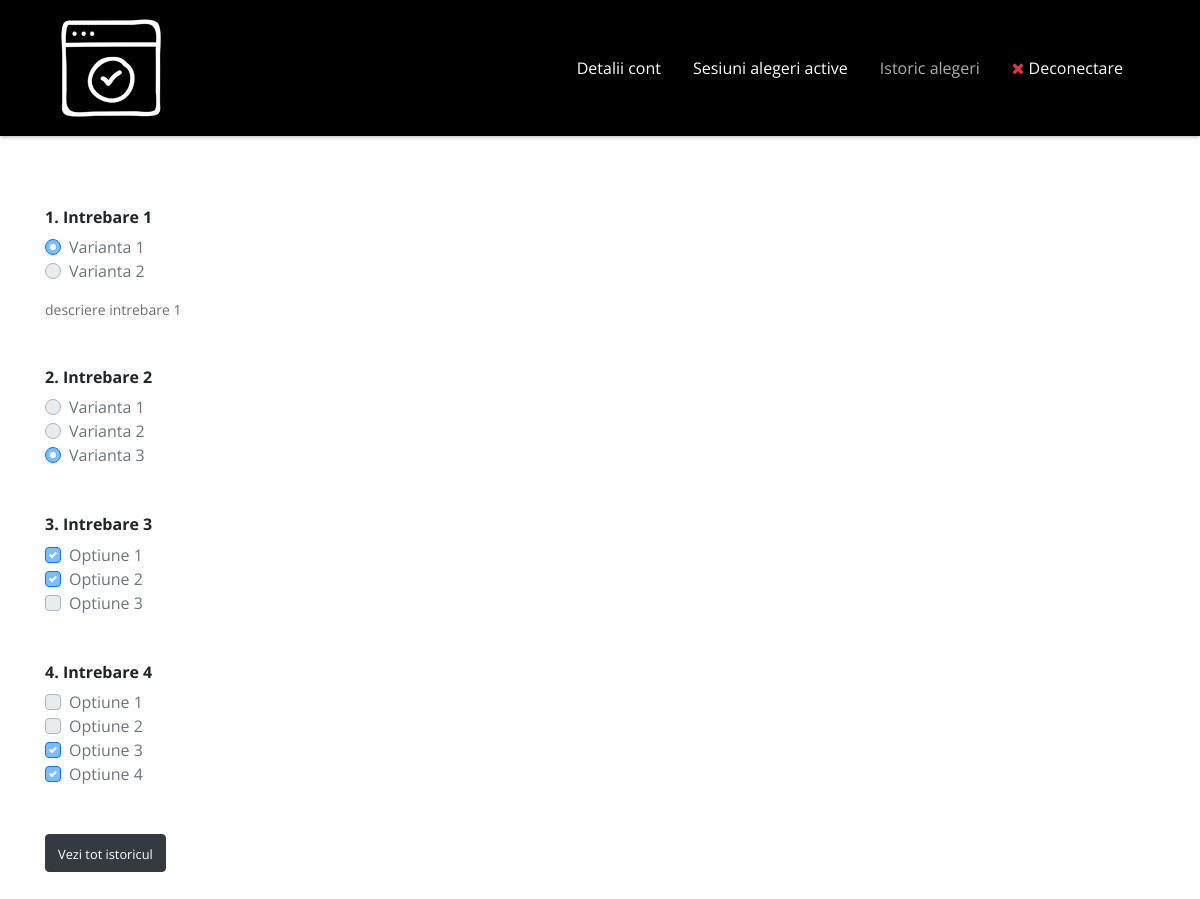
The page /elections-history.php?id=4 (signed in) on the database its author committed.
### tables this page shows
CREATE TABLE `tbl_elections_ballots` (
  `ballot_id` mediumint(8) UNSIGNED NOT NULL,
  `election_id` smallint(5) UNSIGNED NOT NULL DEFAULT '0',
  `ballot_type_id` tinyint(3) UNSIGNED NOT NULL DEFAULT '1',
  `ballot_name` varchar(255) NOT NULL,
  `ballot_description` text,
  `ballot_hint` text,
  `max_allowed_options` tinyint(3) UNSIGNED NOT NULL DEFAULT '1' COMMENT 'Maximum number of options a voter can select',
  `status` tinyint(1) UNSIGNED NOT NULL DEFAULT '1' COMMENT '1 for active/0 for inactive (in front-end)',
  `sort_order` smallint(5) UNSIGNED DEFAULT '0',
  `date_added` datetime NOT NULL DEFAULT '1970-01-01 00:00:00',
  `date_last_modified` datetime NOT NULL DEFAULT '1970-01-01 00:00:00'
);

CREATE TABLE `tbl_elections_ballots_options` (
  `ballot_option_id` int(10) UNSIGNED NOT NULL,
  `ballot_id` mediumint(8) UNSIGNED NOT NULL DEFAULT '0',
  `ballot_option_name` varchar(255) NOT NULL,
  `ballot_option_description` text,
  `status` tinyint(1) UNSIGNED NOT NULL DEFAULT '1' COMMENT '1 for active/0 for inactive (in front-end)',
  `sort_order` smallint(5) UNSIGNED DEFAULT '0',
  `date_added` datetime NOT NULL DEFAULT '1970-01-01 00:00:00',
  `date_last_modified` datetime NOT NULL DEFAULT '1970-01-01 00:00:00'
);

### elections-history.php (the view, shortened to what this page needs)
<?php
include('libs/connection.php');
?>
<!DOCTYPE html>
<head>
    <link type="text/css" rel="stylesheet" href="https://cdnjs.cloudflare.com/ajax/libs/font-awesome/4.7.0/css/font-awesome.min.css">
    <link type="text/css" rel="stylesheet" href="assets/media/bootstrap/bootstrap.min.css?v=1.0.1">
    <link type="text/css" rel="stylesheet" href="assets/media/bundle.addons.css?v=1.0.1">
</head>
<body>
<header>
    <div class="container">
        <nav class="navbar navbar-expand-md bg-faded justify-content-center">
            <a class="navbar-brand d-flex mr-auto" href="index.php">
                <img src="assets/images/logo.png" class="img-fluid" alt="">
            </a>
            <div id="myAccountNavBar" class="navbar-collapse collapse">
                <ul class="nav navbar-nav ml-auto justify-content-end navbar-account">
                    <?php if (isset($_SESSION["logged_in"]) && $_SESSION["logged_in"] === true) { ?>
                        <li class="nav-item"><a href="account.php" class="nav-link">Detalii cont</a></li>
                        <li class="nav-item"><a href="elections.php" class="nav-link">Sesiuni alegeri active</a></li>
                        <li class="nav-item active"><a href="elections-history.php" class="nav-link">Istoric alegeri</a></li>
                        <li class="nav-item"><a href="logout.php" class="nav-link"><i class="fa fa-close text-danger"></i> Deconectare</a></li>
                    <?php } else { ?>
                        <li class="nav-item"><a href="login.php" class="nav-link"><i class="fa fa-lock"></i> Autentificare</a></li>
                    <?php } ?>
                </ul>
            </div>
        </nav>
    </div>
</header>
<main>
    <section class="section-elections">
        <div class="container">
            <?php
            $electionId = $_GET['id'];
            if (!preg_match("/^[1-9][0-9]*$/", $electionId)) {
                $sql    = "
                SELECT
                    e.election_id,
                    e.election_name,
                    DATE_FORMAT(e.starting_date, '%d/%m/%Y %H:%i') AS starting_date,
                    DATE_FORMAT(e.starting_date, '%d/%m/%Y') AS starting_date_day,
                    TIME_FORMAT(TIME(e.starting_date), '%H:%i') AS starting_date_hours,
                    DATE_FORMAT(e.closing_date, '%d/%m/%Y %H:%i') AS closing_date,
                    DATE_FORMAT(e.closing_date, '%d/%m/%Y') AS closing_date_day,
                    TIME_FORMAT(TIME(e.closing_date), '%H:%i') AS closing_date_hours,
                    DATE_FORMAT(etu.date_added, '%d/%m/%Y %H:%i') AS date_added
                FROM
                    tbl_elections e
                LEFT JOIN
                    tbl_elections_to_users etu
                    ON etu.election_id = e.election_id
                WHERE
                    etu.user_id=" . $_SESSION["user_id"] . "
                ORDER BY
                    etu.date_added DESC
                ";
                $result = mysqli_query($connection, $sql);
                if (mysqli_num_rows($result) > 0) {
                    $i = 0;
                    while ($row = mysqli_fetch_array($result, MYSQLI_ASSOC)) { ?>
                        <div class="card<?= ($i > 0 ? " mt-5" : "") ?>">
                            <div class="card-header">
                                <h2><a href="elections-history.php?id=<?= $row["election_id"] ?>"><?= $row["election_name"] ?></a></h2>
                            </div>
                            <div class="card-body">
                                <?php if ($row["starting_date_day"] != $row["closing_date_day"]) { ?>
                                    <p><i class="fa fa-calendar"></i> Dată deschidere: <?= $row["starting_date_day"] ?> <?= $row["starting_date_hours"] ?></p>
                                    <p><i class="fa fa-calendar"></i> Dată închidere: <?= $row["closing_date_day"] ?> <?= $row["closing_date_hours"] ?></p>
                                <?php } else { ?>
                                    <p><i class="fa fa-calendar"></i> Dată: <?= $row["starting_date_day"] ?></p>
                                    <p><i class="fa fa-clock-o"></i> Oră deschidere: <?= $row["starting_date_hours"] ?></p>
                                    <p><i class="fa fa-clock-o"></i> Oră închidere: <?= $row["closing_date_hours"] ?></p>
                                <?php } ?>
                                <p><i class="fa fa-calendar"></i> Dată vot: <?= $row["date_added"] ?></p>
                            </div>
                            <div class="card-footer">
                                <a href="elections-history.php?id=<?= $row["election_id"] ?>" class="btn btn-dark"><small>Vezi buletin de vot</small></a>
                            </div>
                        </div>
                        <?php
                        $i++;
                    }
                } else {
                    echo '<p class="text-warning">Momentan nu există un istoric al sesiunilor de alegeri!</p>';
                }
            } else {
                $sql    = "
                SELECT
                    eb.ballot_id,
                    eb.ballot_type_id,
                    eb.ballot_name,
                    eb.ballot_description
                FROM
                    tbl_elections_ballots eb
                LEFT JOIN
                    tbl_elections_to_users etu
                    ON etu.election_id = eb.election_id
                WHERE
                    etu.election_id=$electionId
                    AND etu.user_id=" . $_SESSION["user_id"] . "
                ORDER BY
                    eb.sort_order DESC
                ";
                $result = mysqli_query($connection, $sql);
                if (mysqli_num_rows($result) > 0) {
                    $i = 1;
                    while ($row = mysqli_fetch_array($result, MYSQLI_ASSOC)) {
                        ?>
                        <div class="row<?= ($i > 1 ? " mt-5" : "") ?>">
                            <div class="col-12">
                                <h4><?= $i ?>. <?= $row["ballot_name"] ?></h4>
                            </div>
                            <?php
                            $sql          = "
                            SELECT
                                ballot_option_id,
                                ballot_id,
                                ballot_option_name
                            FROM
                                tbl_elections_ballots_options
                            WHERE
                                ballot_id=" . $row["ballot_id"] . "
                            ORDER BY
                                sort_order DESC
                            ";
                            $resultBallot = mysqli_query($connection, $sql);
                            if (mysqli_num_rows($resultBallot) > 0) {
                                while ($rowBallot = mysqli_fetch_array($resultBallot, MYSQLI_ASSOC)) {
                                    ?>
                                    <div class="col-12 col-options">
                                        <?php
                                        $oId = "b_" . $row["ballot_id"] . '_' . $rowBallot["ballot_option_id"];
                                        if ($row["ballot_type_id"] == 1) { ?>
                                            <div class="custom-control custom-radio custom-control-inline">
                                                <label for="ocr_<?= $oId ?>" class="custom-control-label">
                                                    <?= $rowBallot["ballot_option_name"] ?>
                                                </label>
                                            </div>
                                        <?php } else { ?>
                                            <div class="custom-control custom-checkbox">
                                                <label for="occ_<?= $oId ?>" class="custom-control-label">
                                                    <?= $rowBallot["ballot_option_name"] ?>
                                                </label>
                                            </div>
                                        <?php }
                                        ?>
                                    </div>
                                    <?php
                                }
                            }
                            ?>
                            <?php
                            if (!empty($row["ballot_description"])) { ?>
                                <div class="col-12 mt-3">
                                    <?= $row["ballot_description"] ?>
                                </div>
                            <?php } ?>
                        </div>
                        <?php
                        $i++;
                    }
                } ?>
                <p class="mt-5"><a href="elections-history.php" class="btn btn-dark"><small>Vezi tot istoricul</small></a></p>
            <?php }
            ?>
        </div>
    </section>
</main>
</body>
</html>

### assets/media/bundle.addons.css (style rules this page uses)
body { background: #fff; font-family: 'Open Sans', sans-serif; -webkit-font-smoothing: antialiased; -moz-osx-font-smoothing: grayscale; }
header { z-index: 100; box-shadow: 0 1px 4px rgba(0, 0, 0, 0.3); padding: 5px 0; transition: all 0.8s ease 0s; background: #000; }
.navbar-nav .nav-item a { color: #fff; }
.navbar-nav .nav-item.active a { color: #adadad; }
.navbar-nav.navbar-account .nav-link { text-align: right; padding: 0.25rem 1rem; }
main { position: relative; z-index: 10; }
section { position: relative; overflow: hidden; padding: 4.5rem 0; }
section h4 { font-weight: 700; font-size: 1rem; }
section p { font-size: 0.875rem; }
section p, section ul li { line-height: 1.5; color: #656565; }
section a { color: #303030 }
.section-elections .card-body p, .section-elections .row:not(.fdb-heading) [class*="col"] p:not([class*="text"]):not([class*="alert"]) { margin-bottom: 0; color: #6d6d6d; }

### rows shown on the page
tbl_elections_ballots: ballot_name "Intrebare 1", ballot_description "descriere intrebare 1"
tbl_elections_ballots_options: ballot_option_name "Varianta 1"
tbl_elections_ballots_options: ballot_option_name "Varianta 2"
tbl_elections_ballots: ballot_name "Intrebare 2"
tbl_elections_ballots_options: ballot_option_name "Varianta 1"
tbl_elections_ballots_options: ballot_option_name "Varianta 2"
tbl_elections_ballots_options: ballot_option_name "Varianta 3"
tbl_elections_ballots: ballot_name "Intrebare 3"
tbl_elections_ballots_options: ballot_option_name "Optiune 1"
tbl_elections_ballots_options: ballot_option_name "Optiune 2"
tbl_elections_ballots_options: ballot_option_name "Optiune 3"
tbl_elections_ballots: ballot_name "Intrebare 4"
tbl_elections_ballots_options: ballot_option_name "Optiune 1"
tbl_elections_ballots_options: ballot_option_name "Optiune 2"
tbl_elections_ballots_options: ballot_option_name "Optiune 3"
tbl_elections_ballots_options: ballot_option_name "Optiune 4"
